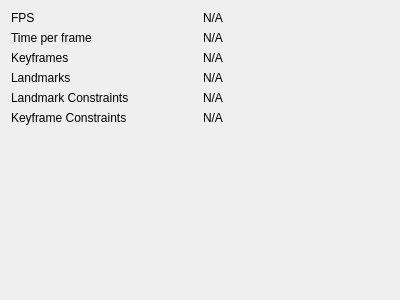
<?xml version="1.0" encoding="UTF-8"?>
<ui version="4.0">
 <class>SlamStatistics</class>
 <widget class="QWidget" name="SlamStatistics">
  <property name="geometry">
   <rect>
    <x>0</x>
    <y>0</y>
    <width>400</width>
    <height>300</height>
   </rect>
  </property>
  <property name="windowTitle">
   <string>Form</string>
  </property>
  <layout class="QHBoxLayout" name="horizontalLayout">
   <item>
    <layout class="QGridLayout" name="statisticsTable">
     <item row="0" column="0">
      <widget class="QLabel" name="label">
       <property name="text">
        <string>FPS</string>
       </property>
      </widget>
     </item>
     <item row="2" column="0">
      <widget class="QLabel" name="label_3">
       <property name="text">
        <string>Keyframes</string>
       </property>
      </widget>
     </item>
     <item row="1" column="1">
      <widget class="QLabel" name="timePerFrameLabel">
       <property name="text">
        <string>N/A</string>
       </property>
      </widget>
     </item>
     <item row="6" column="0">
      <widget class="QLabel" name="label_8">
       <property name="text">
        <string>Keyframe Constraints</string>
       </property>
      </widget>
     </item>
     <item row="5" column="1">
      <widget class="QLabel" name="label_9">
       <property name="text">
        <string>N/A</string>
       </property>
      </widget>
     </item>
     <item row="6" column="1">
      <widget class="QLabel" name="label_10">
       <property name="text">
        <string>N/A</string>
       </property>
      </widget>
     </item>
     <item row="1" column="0">
      <widget class="QLabel" name="label_2">
       <property name="text">
        <string>Time per frame</string>
       </property>
      </widget>
     </item>
     <item row="2" column="1">
      <widget class="QLabel" name="keyframesLabel">
       <property name="text">
        <string>N/A</string>
       </property>
      </widget>
     </item>
     <item row="7" column="0">
      <spacer name="verticalSpacer">
       <property name="orientation">
        <enum>Qt::Vertical</enum>
       </property>
       <property name="sizeHint" stdset="0">
        <size>
         <width>20</width>
         <height>40</height>
        </size>
       </property>
      </spacer>
     </item>
     <item row="0" column="1">
      <widget class="QLabel" name="fpsLabel">
       <property name="text">
        <string>N/A</string>
       </property>
      </widget>
     </item>
     <item row="5" column="0">
      <widget class="QLabel" name="label_7">
       <property name="text">
        <string>Landmark Constraints</string>
       </property>
      </widget>
     </item>
     <item row="4" column="1">
      <widget class="QLabel" name="landmarksLabel">
       <property name="text">
        <string>N/A</string>
       </property>
      </widget>
     </item>
     <item row="4" column="0">
      <widget class="QLabel" name="label_4">
       <property name="text">
        <string>Landmarks</string>
       </property>
      </widget>
     </item>
    </layout>
   </item>
  </layout>
 </widget>
 <resources/>
 <connections/>
</ui>
